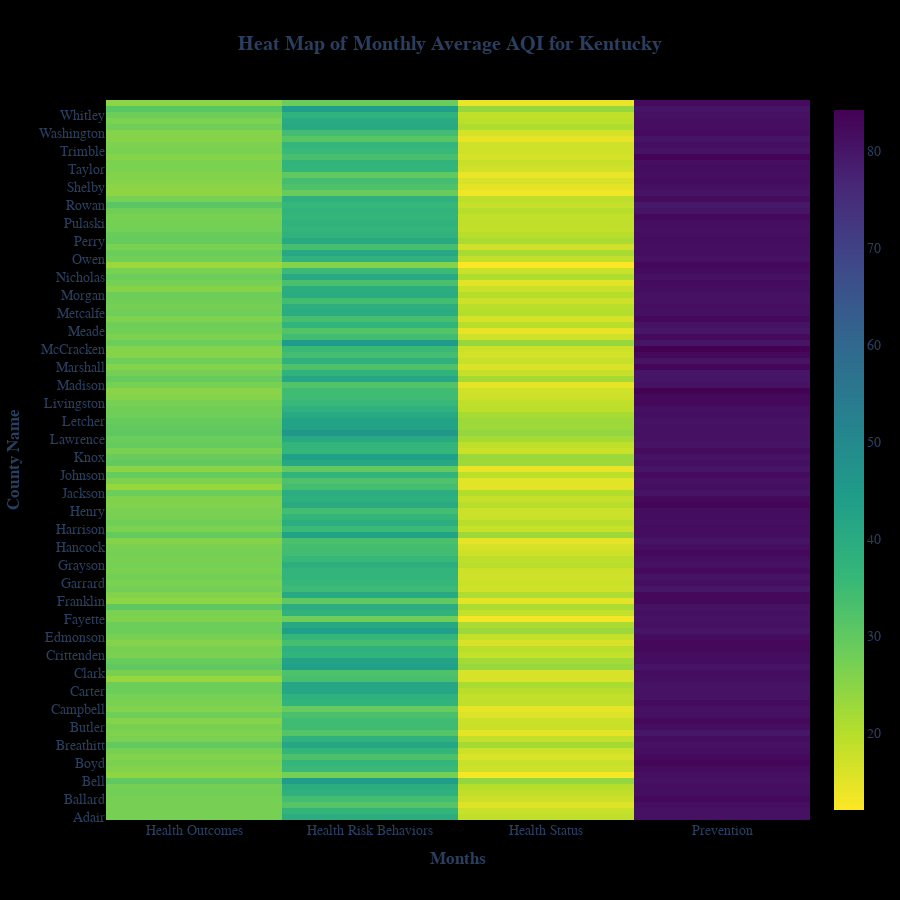

Notebook code cell kept with this figure:
### Code cell
x=health_gr["MeasureId"]

y=health_gr["CountyName"]

z=health_gr["Data_Value"]


trace = go.Heatmap(
   x=health_gr["Category"],
   y=health_gr["CountyName"],
    z=z,
    type = 'heatmap',
    colorscale = 'Viridis',
    hovertemplate='Month: %{x}<br>County: %{y}<br>Average_AQI: %{z}<extra></extra>',
    reversescale=True)

fig1 = go.Figure(
    data = trace,
    layout=go.Layout(
        title="<b>Heat Map of Monthly Average AQI for Kentucky</b>",title_x=0.5,
        yaxis={"title": '<b>County Name</b>'},
        xaxis={"title": '<b>Months</b>'},
        font=dict(
        family="Arial, Monospace",
        size=14,),
        width=1200,
        height=1400,legend={"title":"Average AQI"},paper_bgcolor="rgb(0,0,0,0)"
    ),
)
fig1.update_layout(width=900,height=900,showlegend=True)
#fig1.show()

### Figure 1 — Plotly figure (JSON) as saved in the notebook; plotly's stock layout.template omitted (floating-point values rounded to 4 significant figures; data arrays with more than 128 entries replaced by an {"elided": "..."} marker saying what was removed)
{"data": [{"colorscale": [[0, "#440154"], [0.1111, "#482878"], [0.2222, "#3e4989"], [0.3333, "#31688e"], [0.4444, "#26828e"], [0.5556, "#1f9e89"], [0.6667, "#35b779"], [0.7778, "#6ece58"], [0.8889, "#b5de2b"], [1, "#fde725"]], "hovertemplate": "Month: %{x}<br>County: %{y}<br>Average_AQI: %{z}<extra></extra>", "reversescale": true, "type": "heatmap", "x": {"elided": "1440 str values"}, "y": {"elided": "1440 str values"}, "z": {"elided": "1440 float values"}}], "layout": {"font": {"family": "Arial, Monospace", "size": 14}, "height": 900, "legend": {"title": {"text": "Average AQI"}}, "paper_bgcolor": "rgb(0,0,0,0)", "showlegend": true, "title": {"text": "<b>Heat Map of Monthly Average AQI for Kentucky</b>", "x": 0.5}, "width": 900, "xaxis": {"title": {"text": "<b>Months</b>"}}, "yaxis": {"title": {"text": "<b>County Name</b>"}}}}
